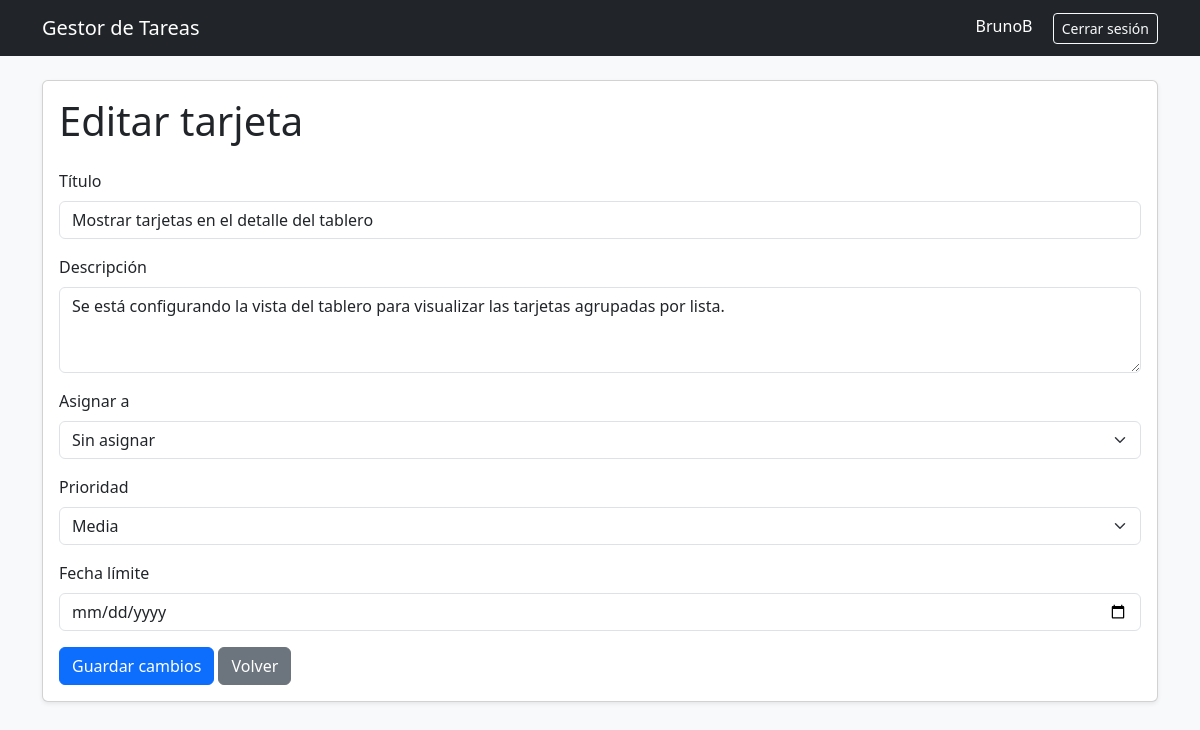
The page /tarjetas/4/editar/ (signed in) on the database as committed earlier.
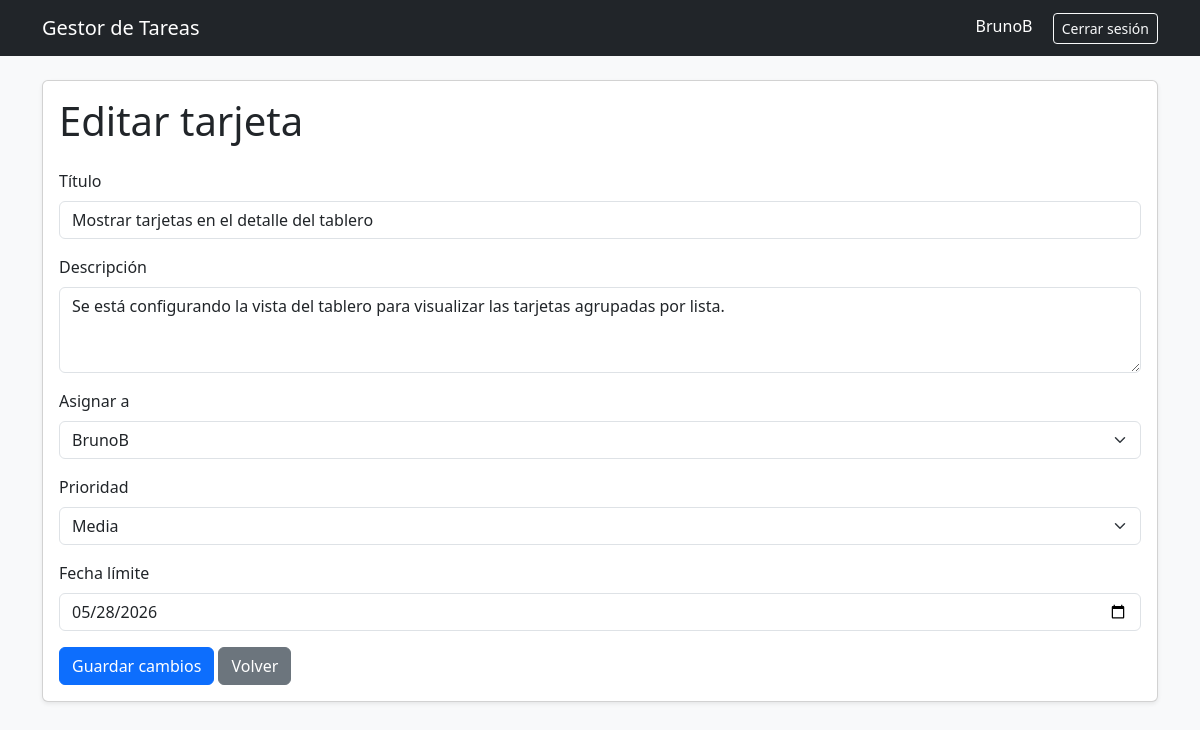
The same page on the database as committed later.
### boards/models.py (models this page shows, shortened)
class Card(models.Model):
    PRIORITY_CHOICES = [
        ('alta', 'Alta'),
        ('media', 'Media'),
        ('baja', 'Baja'),
    ]
    title = models.CharField(max_length=100)
    description = models.TextField(blank=True, null=True)
    task_list = models.ForeignKey(
        TaskList,
        on_delete=models.CASCADE,
        related_name='cards'
    )
    assigned_to = models.ForeignKey(
        User,
        on_delete=models.SET_NULL,
        blank=True,
        null=True,
        related_name='assigned_cards'
    )
    priority = models.CharField(
        max_length=10,
        choices=PRIORITY_CHOICES,
        default='media'
    )
    due_date = models.DateField(
        blank=True,
        null=True
    )
    position = models.PositiveIntegerField(default=0)
    created_at = models.DateTimeField(auto_now_add=True)
    class Meta:
        ordering = ['position']

### boards/views.py (the view, shortened to what this page needs)
# urls.py: path('tarjetas/<int:card_id>/editar/', views.edit_card, name='edit_card'),
@login_required
def edit_card(request, card_id):
    card = get_object_or_404(
        Card,
        id=card_id,
        task_list__board__owner=request.user
    )
    users = User.objects.all()
    return render(request, 'boards/edit_card.html', {
        'card': card,
        'users': users
    })

### boards/templates/boards/edit_card.html (shortened to what this page needs)
{% extends 'base.html' %}
{% block content %}
<div class="card shadow-sm">
    <div class="card-body">
        <h1 class="mb-4">Editar tarjeta</h1>
        <form method="POST">
            <div class="mb-3">
                <label class="form-label">Título</label>
                <input
                    type="text"
                    name="title"
                    value="{{ card.title }}"
                    class="form-control"
                    required
                >
            </div>
            <div class="mb-3">
                <label class="form-label">Descripción</label>
                <textarea
                    name="description"
                    class="form-control"
                    rows="3"
                >{{ card.description }}</textarea>
            </div>
            <div class="mb-3">
                <label class="form-label">Asignar a</label>
                <select name="assigned_to" class="form-select">
                    <option value="">Sin asignar</option>
                    {% for user in users %}
                        <option
                            value="{{ user.id }}"
                            {% if card.assigned_to and card.assigned_to.id == user.id %}
                                selected
                            {% endif %}
                        >
                            {{ user.username }}
                        </option>
                    {% endfor %}
                </select>
            </div>
            <div class="mb-3">
                <label class="form-label">Prioridad</label>
                <select name="priority" class="form-select">
                    <option value="media"
                        {% if card.priority == 'media' %}
                            selected
                        {% endif %}
                    >
                        Media
                    </option>
                </select>
            </div>
            <div class="mb-3">
                <label class="form-label">Fecha límite</label>
                <input
                    type="date"
                    name="due_date"
                    value="{{ card.due_date|date:'Y-m-d' }}"
                    class="form-control"
                >
            </div>
            <button type="submit" class="btn btn-primary">
                Guardar cambios
            </button>
            <a href="{% url 'board_detail' card.task_list.board.id %}"
               class="btn btn-secondary">
                Volver
            </a>
        </form>
    </div>
</div>
{% endblock %}

Rows that differ between the two databases and show on the page:
changed Card "Mostrar tarjetas en el detalle del tablero": assigned_to (not shown) → "BrunoB"; due_date (not shown) → "05/28/2026"
Other text that changed with them:
form field assigned_to: "Sin asignar" → (not shown)
